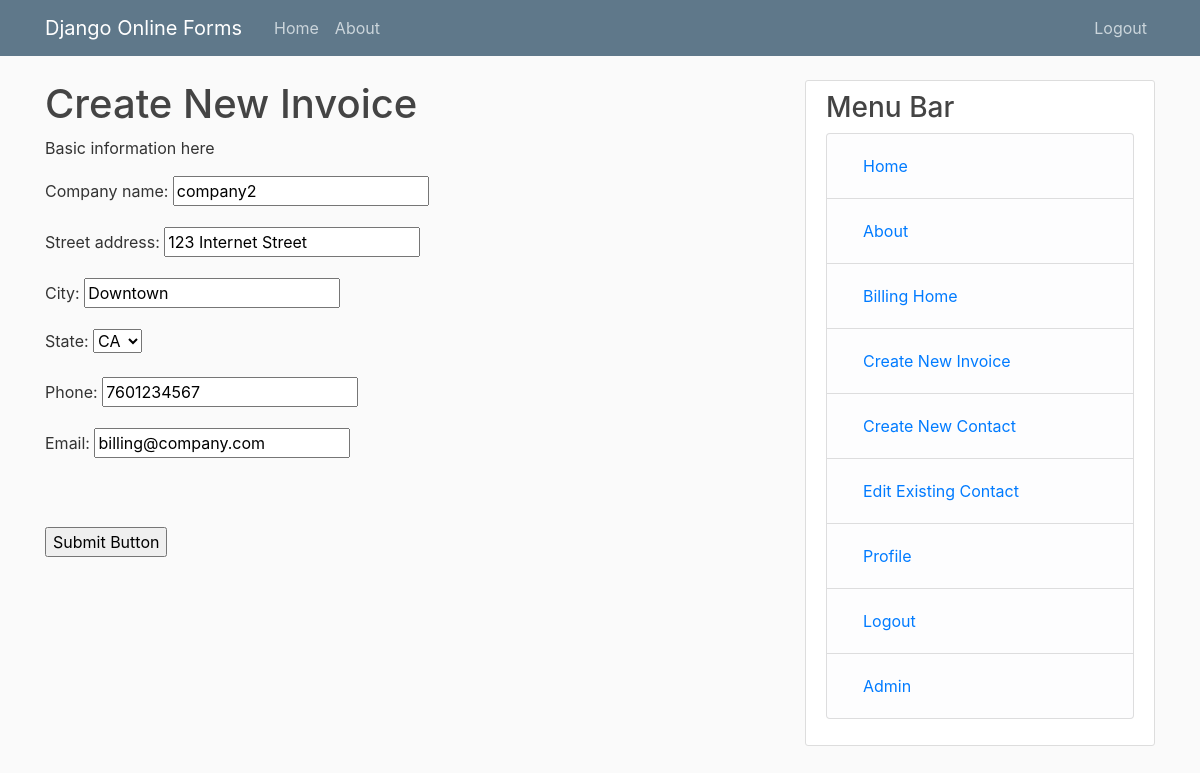
/billing/7/editbillheader/ (signed in), run on the app's committed database.
### billing/models.py (models this page shows)
class BillHeader(models.Model):
    user = models.ForeignKey(User, on_delete = models.CASCADE, related_name = "user")
    date_created = models.DateTimeField(auto_now_add = True)
    date_submitted = models.DateTimeField(auto_now_add = False, null=True) # update when submitted
    submitted = models.BooleanField(default=False) # update when submitted
    company_name = models.CharField(max_length = 100)
    street_address = models.CharField(max_length = 100, default = "123 Internet Street")
    city = models.CharField(max_length = 100, default = "Downtown")
    state = models.CharField(max_length = 2, default = "CA", choices = STATE_CHOICES)
    phone = models.CharField(max_length = 10, default = "7601234567")
    email = models.EmailField(max_length = 100, default = "billing@company.com")

### billing/views.py (the view, shortened to what this page needs)
# urls.py: path('<int:pk>/editbillheader/', views.UpdateBillHeader.as_view(), name = 'editbillheader'),
@method_decorator(login_required, name='dispatch')
class UpdateBillHeader(UpdateView):
    model = BillHeader
    template_name = 'billing/createinvoice.html'
    fields = ['company_name', 'street_address', 'city', 'state', 'phone', 'email']
    success_url = '/'
    def get_context_data(self, **kwargs):
        context = super().get_context_data(**kwargs)
        context['now'] = timezone.now()
        context['title'] = 'Billing Update View'
        return context

### billing/templates/billing/createinvoice.html (shortened to what this page needs)
{% extends "mainapp/base.html" %}
{% block content %}
<h1>Create New Invoice</h1>
<p>Basic information here</p>
<form action="." method="post">
    <table>
        {{ form.as_p }}
    </table>
    <br><br>
    <input type="submit" value="Submit Button">
</form>
{% endblock content %}

### mainapp/static/mainapp/main.css (style rules this page uses)
body { background: #fafafa; color: #333333; margin-top: 5rem; }
h1, h2, h3, h4, h5, h6 { color: #444444; }

### data on the page
BillHeader: company_name "company2", street_address "123 Internet Street", city "Downtown", state "CA", phone "7601234567", email "billing@company.com"
